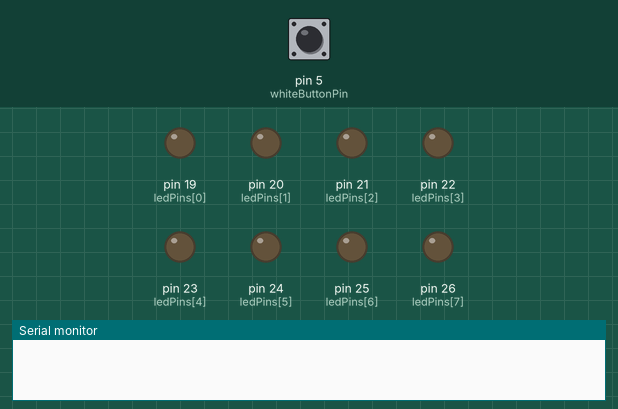
Simulated run of this sketch. Board: Arduino Mega 2560, built with avr-gcc and run on an emulated ATmega2560. Shown: output pins drawn as LEDs (lit = HIGH), the last lines printed to the serial monitor. The test bench sets the inputs (shaded band); at power-on: pin 5 (whiteButtonPin) HIGH.

Above: at 1.2 s.
1.3 s: pin 5 (whiteButtonPin) pulled LOW for 0.15 s
At 2.0 s:
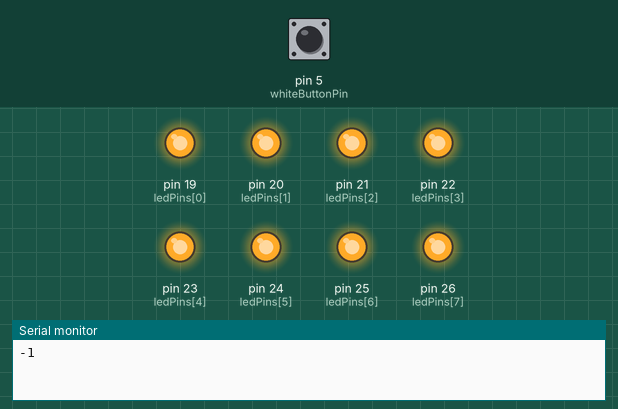
2.9 s: pin 5 (whiteButtonPin) pulled LOW for 1 s
At 3.2 s:
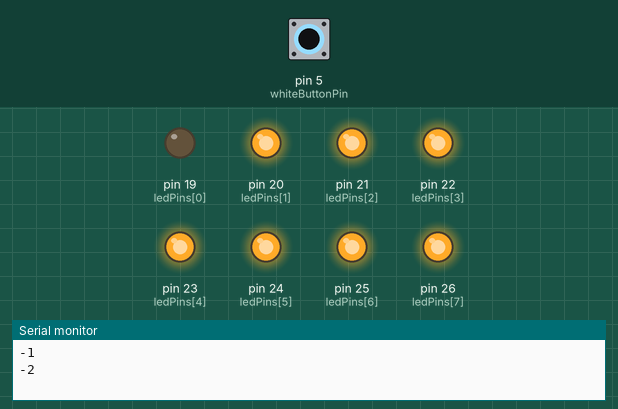
5.4 s: pin 5 (whiteButtonPin) pulled LOW for 0.15 s
At 6.4 s:
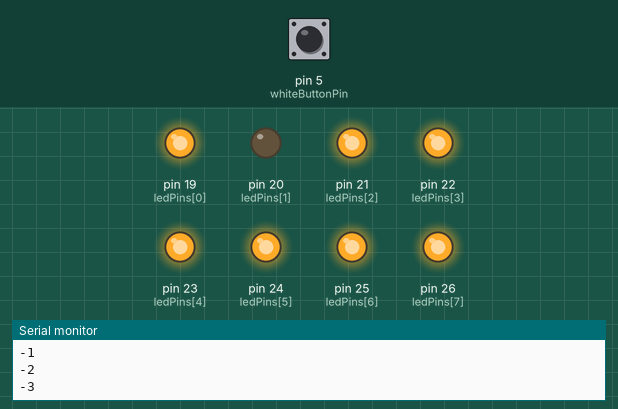
7.0 s: pin 5 (whiteButtonPin) pulled LOW for 3.2 s
At 7.6 s:
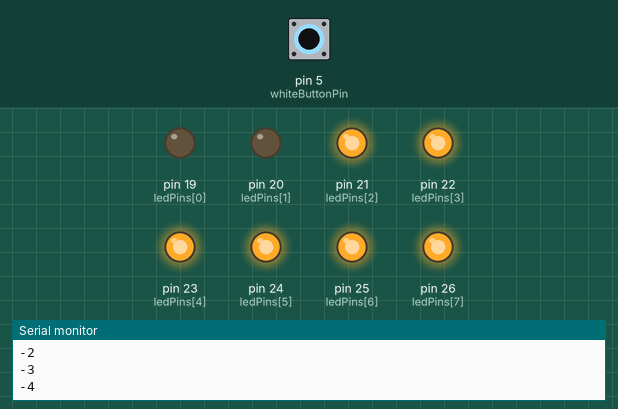
11.7 s: pin 5 (whiteButtonPin) pulled LOW for 0.15 s
At 12.4 s:
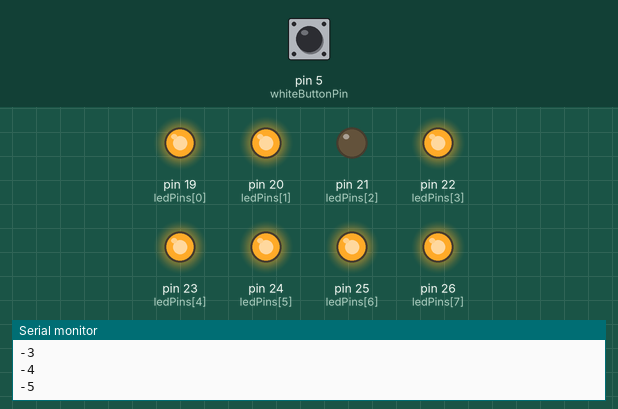
13.3 s: pin 5 (whiteButtonPin) pulled LOW for 1 s
At 13.6 s:
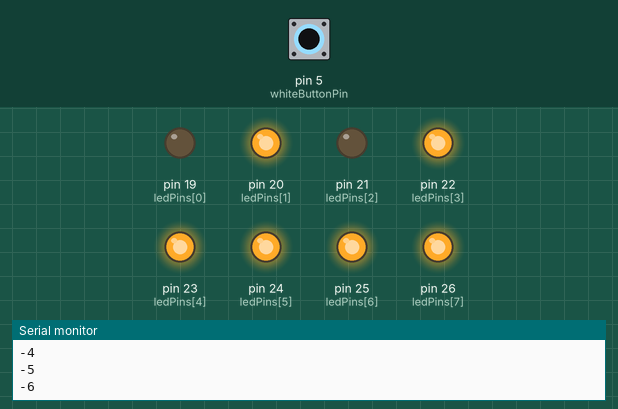
Timing chart, 0 to 16.3 s (numbered marks = the images above; inputs shaded):
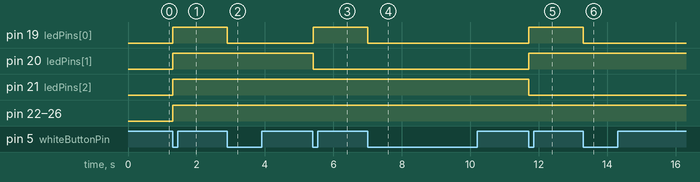

Measured:
- after the input at 1.3 s, pin 19 (ledPins[0]), pin 20 (ledPins[1]), pin 21 (ledPins[2]), pin 22 (ledPins[3]), pin 23 (ledPins[4]), pin 24 (ledPins[5]), pin 25 (ledPins[6]), pin 26 (ledPins[7]): LOW → HIGH at once
- after the input at 2.9 s, pin 19 (ledPins[0]): HIGH → LOW at once
- after the input at 5.4 s, pin 19 (ledPins[0]): LOW → HIGH at once; pin 20 (ledPins[1]): HIGH → LOW at once
- after the input at 7.0 s, pin 19 (ledPins[0]): HIGH → LOW at once
- after the input at 11.7 s, pin 19 (ledPins[0]), pin 20 (ledPins[1]): LOW → HIGH at once; pin 21 (ledPins[2]): HIGH → LOW at once
- after the input at 13.3 s, pin 19 (ledPins[0]): HIGH → LOW at once

The sketch:

counter.ino
```cpp
#include <Bounce.h>

int blueButtonPin = 0;
int whiteButtonPin = 5;
int ledPins[] = {19, 20, 21, 22, 23, 24, 25, 26};

Bounce blueButton = Bounce(blueButtonPin, 5);
Bounce whiteButton = Bounce(whiteButtonPin, 5);

void setup() {
  // put your setup code here, to run once:
  Serial.begin(38400);
  pinMode(blueButtonPin, INPUT_PULLUP);
  pinMode(whiteButtonPin, INPUT_PULLUP);
  for (int pin : ledPins) {
    pinMode(pin, OUTPUT);
  }
}

int counter = 0;

void loop() {
  // put your main code here, to run repeatedly:
  blueButton.update();
  whiteButton.update();

  if (blueButton.fallingEdge()) {
    counter++;
    Serial.println(counter);
  }
  if (whiteButton.fallingEdge()) {
    counter--;
    Serial.println(counter);
  }

  for (int i = 0; i < (sizeof(ledPins) / sizeof(ledPins[0])); i++) {
    if (counter & (1 << i)) {
      digitalWrite(ledPins[i], HIGH);
    } else {
      digitalWrite(ledPins[i], LOW);
    }
  }
}
```
